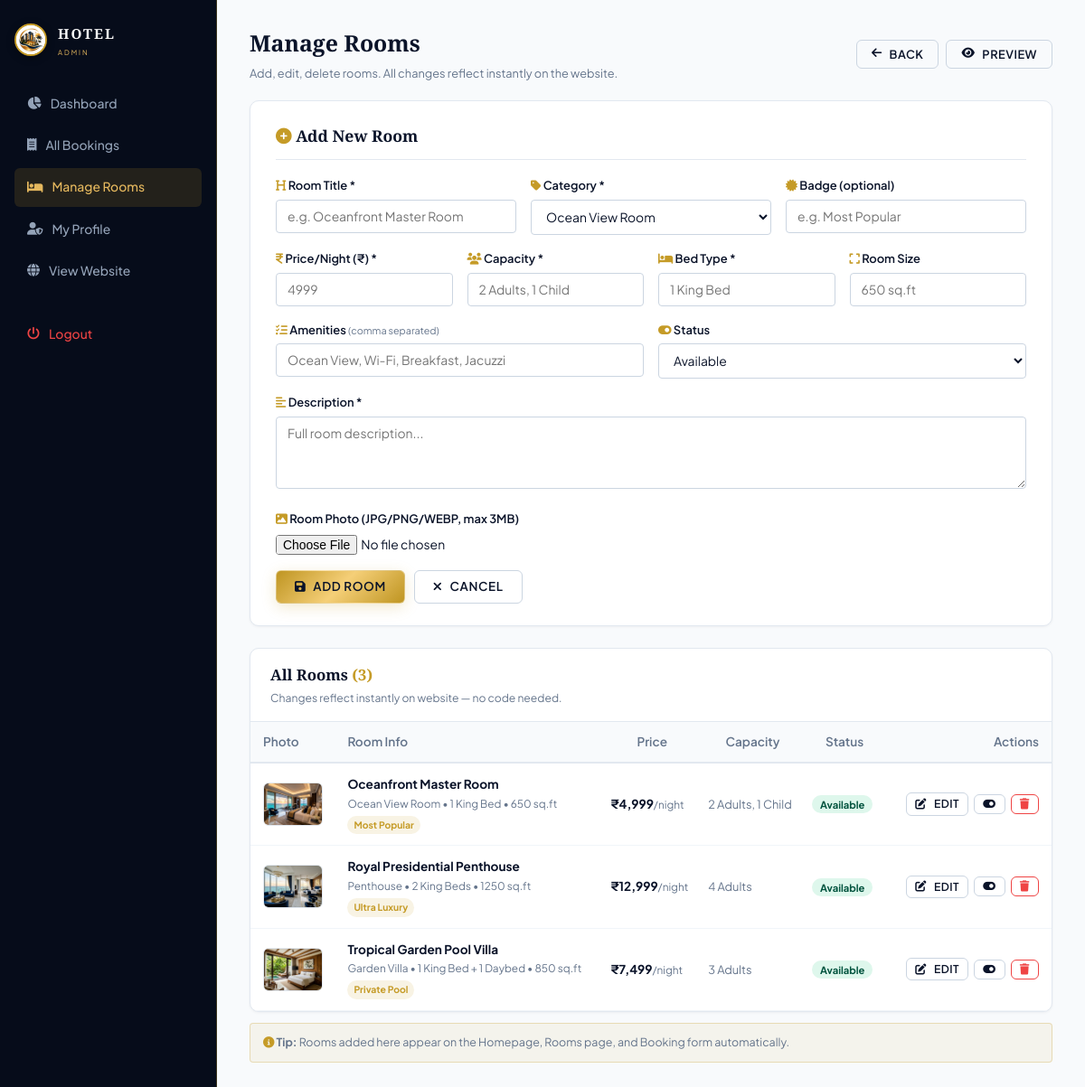
/admin/rooms.php?add=1 (signed in), run on the app's committed database.
### tables this page shows
CREATE TABLE IF NOT EXISTS `rooms` (
  `id` INT AUTO_INCREMENT PRIMARY KEY,
  `title` VARCHAR(150) NOT NULL,
  `category` VARCHAR(80) NOT NULL,
  `price` INT NOT NULL,
  `badge` VARCHAR(60) DEFAULT NULL,
  `image` VARCHAR(255) NOT NULL,
  `capacity` VARCHAR(60) NOT NULL,
  `bed` VARCHAR(60) NOT NULL,
  `size` VARCHAR(60) NOT NULL,
  `description` TEXT NOT NULL,
  `amenities` TEXT NOT NULL,
  `status` ENUM('Available', 'Booked', 'Maintenance') DEFAULT 'Available',
  `created_at` TIMESTAMP DEFAULT CURRENT_TIMESTAMP
);

### admin/rooms.php (the view, shortened to what this page needs)
<?php
require_once '../config/database.php';
$rooms = $pdo->query("SELECT * FROM `rooms` ORDER BY `id` ASC")->fetchAll();
$edit_room = null;
$show_form = ($edit_room !== null || isset($_GET['add']));
?>
<!DOCTYPE html>
<html lang="en">
<head>
<link rel="stylesheet" href="https://cdnjs.cloudflare.com/ajax/libs/font-awesome/6.5.1/css/all.min.css">
<link rel="stylesheet" href="../assets/css/style.css">
</head>
<body>
<div class="admin-layout">
<aside class="admin-sidebar">
  <div class="brand-logo" style="margin-bottom:30px;">
    <img src="../assets/images/logo.png" alt="Logo" style="width:36px;height:36px;border-radius:50%;border:2px solid var(--color-gold);object-fit:cover;">
    <div><span class="brand-name" style="font-size:0.95rem;letter-spacing:2px;">HOTEL</span><span class="brand-sub" style="font-size:0.48rem;letter-spacing:2px;display:block;">Admin</span></div>
  </div>
  <ul class="admin-nav">
    <li><a href="dashboard.php"><i class="fa-solid fa-chart-pie"></i> Dashboard</a></li>
    <li><a href="bookings.php"><i class="fa-solid fa-receipt"></i> All Bookings</a></li>
    <li><a href="rooms.php" class="active"><i class="fa-solid fa-bed"></i> Manage Rooms</a></li>
    <li><a href="profile.php"><i class="fa-solid fa-user-shield"></i> My Profile</a></li>
    <li><a href="../index.php" target="_blank"><i class="fa-solid fa-globe"></i> View Website</a></li>
    <li style="margin-top:28px;"><a href="logout.php" style="color:#EF4444;"><i class="fa-solid fa-power-off"></i> Logout</a></li>
  </ul>
</aside>
<main class="admin-main">
  <div style="display:flex;justify-content:space-between;align-items:center;margin-bottom:20px;flex-wrap:wrap;gap:10px;">
    <div>
      <h1 style="font-family:var(--font-serif);font-size:1.55rem;color:var(--color-primary);margin-bottom:3px;"><?php echo $edit_room ? '<i class="fa-solid fa-pen-to-square text-gold"></i> Edit Room' : 'Manage Rooms'; ?></h1>
      <p style="color:var(--color-text-muted);font-size:0.8rem;margin:0;">Add, edit, delete rooms. All changes reflect instantly on the website.</p>
    </div>
    <div style="display:flex;gap:8px;">
      <?php if($show_form): ?><a href="rooms.php" class="btn btn-outline-dark btn-sm"><i class="fa-solid fa-arrow-left"></i> Back</a><?php endif; ?>
      <a href="../rooms.php" target="_blank" class="btn btn-outline-dark btn-sm"><i class="fa-solid fa-eye"></i> Preview</a>
    </div>
  </div>
  <?php if($show_form): ?>
  <div class="card" style="padding:24px 28px;margin-bottom:24px;">
    <h2 style="font-family:var(--font-serif);font-size:1.1rem;color:var(--color-primary);margin-bottom:18px;padding-bottom:12px;border-bottom:1px solid #E2E8F0;">
      <i class="fa-solid <?php echo $edit_room?'fa-pen-to-square':'fa-plus-circle'; ?> text-gold"></i>
      <?php echo $edit_room?'Update Room Details':'Add New Room'; ?>
    </h2>
    <form method="POST" action="rooms.php" enctype="multipart/form-data">
      <div class="fg3 fg">
        <div class="fl"><label><i class="fa-solid fa-heading text-gold"></i> Room Title *</label>
          <input type="text" name="title" value="<?php echo htmlspecialchars($edit_room['title']??''); ?>" placeholder="e.g. Oceanfront Master Room" required></div>
        <div class="fl"><label><i class="fa-solid fa-tag text-gold"></i> Category *</label>
          <select name="category">
            <?php foreach(['Ocean View Room','Penthouse','Garden Villa','Deluxe Room','Premium Room','Family Room','Budget Room'] as $c): ?>
              <option value="<?php echo $c; ?>" <?php echo (($edit_room['category']??'') === $c) ? 'selected' : ''; ?>><?php echo $c; ?></option>
            <?php endforeach; ?>
          </select></div>
        <div class="fl"><label><i class="fa-solid fa-certificate text-gold"></i> Badge (optional)</label>
          <input type="text" name="badge" value="<?php echo htmlspecialchars($edit_room['badge']??''); ?>" placeholder="e.g. Most Popular"></div>
      </div>
      <div class="fg4 fg">
        <div class="fl"><label><i class="fa-solid fa-indian-rupee-sign text-gold"></i> Price/Night (&#8377;) *</label>
          <input type="number" name="price" value="<?php echo $edit_room['price']??''; ?>" placeholder="4999" min="100" required></div>
        <div class="fl"><label><i class="fa-solid fa-users text-gold"></i> Capacity *</label>
          <input type="text" name="capacity" value="<?php echo htmlspecialchars($edit_room['capacity']??''); ?>" placeholder="2 Adults, 1 Child" required></div>
        <div class="fl"><label><i class="fa-solid fa-bed text-gold"></i> Bed Type *</label>
          <input type="text" name="bed" value="<?php echo htmlspecialchars($edit_room['bed']??''); ?>" placeholder="1 King Bed" required></div>
        <div class="fl"><label><i class="fa-solid fa-expand text-gold"></i> Room Size</label>
          <input type="text" name="size" value="<?php echo htmlspecialchars($edit_room['size']??''); ?>" placeholder="650 sq.ft"></div>
      </div>
      <div class="fg fg2">
        <div class="fl"><label><i class="fa-solid fa-list-check text-gold"></i> Amenities <small style="color:var(--color-text-muted);font-weight:400;">(comma separated)</small></label>
          <input type="text" name="amenities" value="<?php echo htmlspecialchars($edit_room['amenities_str']??''); ?>" placeholder="Ocean View, Wi-Fi, Breakfast, Jacuzzi"></div>
        <div class="fl"><label><i class="fa-solid fa-toggle-on text-gold"></i> Status</label>
          <select name="status">
            <?php foreach(['Available','Booked','Maintenance'] as $st): ?>
              <option value="<?php echo $st; ?>" <?php echo ($edit_room['status']??'Available')===$st?'selected':''; ?>><?php echo $st; ?></option>
            <?php endforeach; ?>
          </select></div>
      </div>
      <div class="fl fg"><label><i class="fa-solid fa-align-left text-gold"></i> Description *</label>
        <textarea name="description" placeholder="Full room description..." required><?php echo htmlspecialchars($edit_room['description']??''); ?></textarea></div>
      <div class="fl fg"><label><i class="fa-solid fa-image text-gold"></i> Room Photo (JPG/PNG/WEBP, max 3MB)</label>
        <input type="file" name="room_image" accept="image/jpeg,image/png,image/webp" onchange="prevImg(this)" style="border:none;padding:0;">
      </div>
      <div style="display:flex;gap:10px;flex-wrap:wrap;">
        <button type="submit" class="btn btn-gold"><i class="fa-solid fa-floppy-disk"></i> <?php echo $edit_room?'Save Changes':'Add Room'; ?></button>
        <a href="rooms.php" class="btn btn-outline-dark"><i class="fa-solid fa-xmark"></i> Cancel</a>
      </div>
    </form>
  </div>
  <?php endif; ?>
  <div class="card" style="overflow:hidden;">
    <div style="display:flex;justify-content:space-between;align-items:center;padding:16px 22px;border-bottom:1px solid #E2E8F0;">
      <div>
        <h3 style="font-family:var(--font-serif);font-size:1.05rem;color:var(--color-primary);margin-bottom:2px;">
          All Rooms <span style="color:var(--color-gold);">(<?php echo count($rooms); ?>)</span>
        </h3>
        <p style="color:var(--color-text-muted);font-size:0.76rem;margin:0;">Changes reflect instantly on website — no code needed.</p>
      </div>
    </div>
    <?php if(empty($rooms)): ?>
      <div style="padding:50px 20px;text-align:center;color:var(--color-text-muted);">
        <i class="fa-solid fa-bed" style="font-size:2rem;color:var(--color-gold);display:block;margin-bottom:10px;"></i>
        <p style="margin-bottom:14px;font-size:0.9rem;">No rooms added yet.</p>
        <a href="rooms.php?add=1" class="btn btn-gold btn-sm"><i class="fa-solid fa-plus"></i> Add First Room</a>
      </div>
    <?php else: ?>
      <div style="overflow-x:auto;">
        <table style="width:100%;border-collapse:collapse;font-size:0.85rem;">
          <thead>
            <tr style="background:#F8FAFC;border-bottom:2px solid #E2E8F0;color:var(--color-text-muted);">
              <th style="padding:11px 14px;text-align:left;font-weight:600;">Photo</th>
              <th style="padding:11px 8px;text-align:left;font-weight:600;">Room Info</th>
              <th style="padding:11px 8px;font-weight:600;">Price</th>
              <th style="padding:11px 8px;font-weight:600;">Capacity</th>
              <th style="padding:11px 8px;font-weight:600;">Status</th>
              <th style="padding:11px 14px;text-align:right;font-weight:600;">Actions</th>
            </tr>
          </thead>
          <tbody>
            <?php foreach($rooms as $room): ?>
            <tr style="border-bottom:1px solid #F1F5F9;">
              <td style="padding:12px 14px;">
                <img src="../<?php echo htmlspecialchars($room['image']); ?>" alt="<?php echo htmlspecialchars($room['title']); ?>"
                     style="width:66px;height:48px;object-fit:cover;border-radius:6px;border:1px solid #E2E8F0;"
                     onerror="this.src='../assets/images/room1.jpg'">
              </td>
              <td style="padding:12px 8px;">
                <div style="font-weight:700;color:var(--color-primary);"><?php echo htmlspecialchars($room['title']); ?></div>
                <div style="font-size:0.74rem;color:var(--color-text-muted);margin-top:2px;">
                  <?php echo htmlspecialchars($room['category']); ?> &bull; <?php echo htmlspecialchars($room['bed']); ?>
                  <?php if($room['size']): ?>&bull; <?php echo htmlspecialchars($room['size']); ?><?php endif; ?>
                </div>
                <?php if($room['badge']): ?>
                  <span style="font-size:0.65rem;background:rgba(197,155,39,0.12);color:var(--color-gold);padding:2px 7px;border-radius:20px;font-weight:700;display:inline-block;margin-top:3px;"><?php echo htmlspecialchars($room['badge']); ?></span>
                <?php endif; ?>
              </td>
              <td style="padding:12px 8px;font-weight:700;color:var(--color-primary);white-space:nowrap;">&#8377;<?php echo number_format($room['price']); ?><span style="font-weight:400;color:var(--color-text-muted);font-size:0.74rem;">/night</span></td>
              <td style="padding:12px 8px;color:var(--color-text-muted);font-size:0.8rem;"><?php echo htmlspecialchars($room['capacity']); ?></td>
              <td style="padding:12px 8px;">
                <?php $sc=$room['status']==='Available'?'st-a':($room['status']==='Booked'?'st-b':'st-m'); ?>
                <span class="stb <?php echo $sc; ?>"><?php echo $room['status']; ?></span>
              </td>
              <td style="padding:12px 14px;text-align:right;white-space:nowrap;">
                <a href="rooms.php?edit=<?php echo $room['id']; ?>" class="btn btn-outline-dark btn-sm" style="padding:4px 9px;font-size:0.76rem;"><i class="fa-solid fa-pen-to-square"></i> Edit</a>
                <a href="rooms.php?toggle=<?php echo $room['id']; ?>" class="btn btn-outline-dark btn-sm" style="padding:4px 9px;font-size:0.76rem;margin-left:4px;" title="Toggle Status"><i class="fa-solid fa-toggle-<?php echo $room['status']==='Available'?'on':'off'; ?>"></i></a>
                <a href="rooms.php?delete=<?php echo $room['id']; ?>" class="btn btn-outline-dark btn-sm" style="padding:4px 9px;font-size:0.76rem;color:#EF4444;border-color:#EF4444;margin-left:4px;" onclick="return confirm('Delete \'<?php echo addslashes($room['title']); ?>\'? Cannot be undone.')"><i class="fa-solid fa-trash"></i></a>
              </td>
            </tr>
            <?php endforeach; ?>
          </tbody>
        </table>
      </div>
    <?php endif; ?>
  </div>
  <p style="font-size:0.78rem;color:var(--color-text-muted);margin-top:12px;padding:11px 14px;background:rgba(197,155,39,0.07);border:1px solid var(--color-border-gold);border-radius:var(--radius-xs);">
    <i class="fa-solid fa-circle-info text-gold"></i>
    <strong>Tip:</strong> Rooms added here appear on the Homepage, Rooms page, and Booking form automatically.
  </p>
</main>
</div>
</body>
</html>

### assets/css/style.css (style rules this page uses)
:root { --color-primary: #0A1329; --color-primary-light: #142347; --color-primary-dark: #060C1A; --color-primary-surface: #0E1A38; --color-gold: #C59B27; --color-gold-light: #E5B85E; --color-gold-hover: #D8A834; --color-gold-muted: rgba(197, 155, 39, 0.15); --color-gold-glow: rgba(197, 155, 39, 0.22); --color-gold-gradient: linear-gradient(135deg, #BF9522 0%, #F5CF78 50%, #BF9522 100%); --color-navy-gradient: linear-gradient(160deg, #0A1329 0%, #102142 50%, #060C1A 100%); --color-bg-light: #F8FAFC; --color-surface: #FFFFFF; --color-surface-muted: #F1F5F9; --color-text-dark: #0F172A; --color-text-muted: #64748B; --color-text-light: #F8FAFC; --color-border: #E2E8F0; --color-border-gold: rgba(197, 155, 39, 0.28); --font-serif: 'Cinzel', 'Playfair Display', serif; --font-sans: 'Plus Jakarta Sans', -apple-system, BlinkMacSystemFont, 'Segoe UI', Roboto, sans-serif; --shadow-sm: 0 1px 3px rgba(10, 19, 41, 0.05); --shadow-md: 0 4px 16px rgba(10, 19, 41, 0.07); --shadow-lg: 0 12px 32px rgba(10, 19, 41, 0.1); --shadow-gold: 0 4px 16px rgba(197, 155, 39, 0.22); --radius-xs: 4px; --radius-sm: 6px; --radius-md: 10px; --radius-lg: 16px; --radius-full: 9999px; --transition: all 0.25s cubic-bezier(0.2, 0.8, 0.2, 1); }
*, *::before, *::after { box-sizing: border-box; margin: 0; padding: 0; }
html { scroll-behavior: smooth; font-size: 16px; }
body { font-family: var(--font-sans); background-color: var(--color-bg-light); color: var(--color-text-dark); line-height: 1.6; overflow-x: hidden; -webkit-font-smoothing: antialiased; }
img { max-width: 100%; height: auto; display: block; }
a { text-decoration: none; color: inherit; transition: var(--transition); }
ul { list-style: none; }
button, input, select, textarea { font-family: inherit; font-size: 0.92rem; border: none; outline: none; }
.text-gold { color: var(--color-gold); }
.btn { display: inline-flex; align-items: center; justify-content: center; gap: 8px; padding: 9px 20px; font-weight: 600; font-size: 0.84rem; border-radius: var(--radius-sm); cursor: pointer; transition: var(--transition); text-transform: uppercase; letter-spacing: 0.6px; white-space: nowrap; line-height: 1.25; }
.btn-sm { padding: 7px 16px; font-size: 0.8rem; letter-spacing: 0.5px; }
.btn-gold { background: var(--color-gold-gradient); color: #0A1329; border: 1px solid rgba(255, 255, 255, 0.35); box-shadow: var(--shadow-gold); }
.btn-outline-dark { background: transparent; color: var(--color-primary); border: 1px solid #CBD5E1; }
.brand-logo { display: flex; align-items: center; gap: 12px; flex-shrink: 0; }
.brand-logo img { width: 46px; height: 46px; border-radius: 50%; object-fit: cover; border: 1.5px solid var(--color-gold); box-shadow: 0 2px 8px rgba(0, 0, 0, 0.35); background: #FFFFFF; }
.brand-name { font-family: var(--font-serif); font-size: 1.35rem; font-weight: 700; letter-spacing: 2px; color: #FFFFFF; line-height: 1.1; white-space: nowrap; }
.brand-sub { display: block; font-family: var(--font-sans); font-size: 0.62rem; letter-spacing: 2.2px; color: var(--color-gold-light); text-transform: uppercase; margin-top: 2px; white-space: nowrap; }

### data on the page
rooms: image (picture), title "Oceanfront Master Room", category "Ocean View Room", bed "1 King Bed", size "650 sq.ft", badge "Most Popular", price "4,999", capacity "2 Adults, 1 Child", status "Available"
rooms: image (picture), title "Royal Presidential Penthouse", category "Penthouse", bed "2 King Beds", size "1250 sq.ft", badge "Ultra Luxury", price "12,999", capacity "4 Adults", status "Available"
rooms: image (picture), title "Tropical Garden Pool Villa", category "Garden Villa", bed "1 King Bed + 1 Daybed", size "850 sq.ft", badge "Private Pool", price "7,499", capacity "3 Adults", status "Available"

### other printed values
count($rooms) "3"
form field category "Ocean View Room"
form field status "Available"
